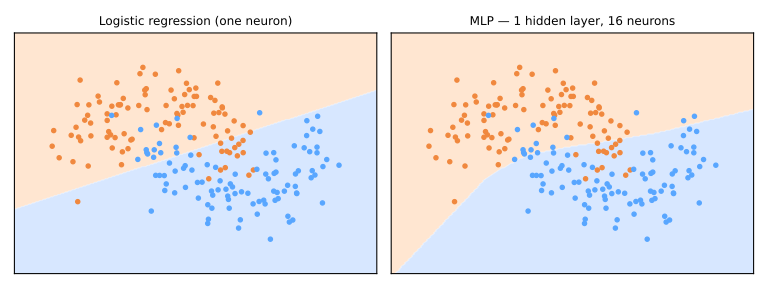

Python code for this plot:
import matplotlib.pyplot as plt
import numpy as np
from io import StringIO
from matplotlib.colors import ListedColormap
from sklearn.datasets import make_moons
from sklearn.linear_model import LogisticRegression
from sklearn.neural_network import MLPClassifier
from sklearn.pipeline import make_pipeline
from sklearn.preprocessing import StandardScaler

X, y = make_moons(n_samples=200, noise=0.25, random_state=0)

xx, yy = np.meshgrid(np.linspace(X[:, 0].min() - .5, X[:, 0].max() + .5, 200),
                     np.linspace(X[:, 1].min() - .5, X[:, 1].max() + .5, 200))
grid = np.c_[xx.ravel(), yy.ravel()]
cmap_bg = ListedColormap(['#ffe3cc', '#d3e5ff'])

models = [
    ('Logistic regression (one neuron)', LogisticRegression()),
    ('MLP — 1 hidden layer, 16 neurons',
     make_pipeline(StandardScaler(),
                   MLPClassifier(hidden_layer_sizes=(16,), max_iter=3000, random_state=1))),
]

fig, axes = plt.subplots(1, 2, figsize=(8, 3))
for ax, (title, clf) in zip(axes, models):
    clf.fit(X, y)
    Z = clf.predict(grid).reshape(xx.shape)
    ax.contourf(xx, yy, Z, cmap=cmap_bg, alpha=0.9)
    ax.scatter(X[y == 0, 0], X[y == 0, 1], c='#f0883e', s=10)
    ax.scatter(X[y == 1, 0], X[y == 1, 1], c='#58a6ff', s=10)
    ax.set_title(title, fontsize=9)
    ax.set_xticks([]); ax.set_yticks([])

plt.tight_layout()

buffer = StringIO()
plt.savefig(buffer, format="svg", transparent=True)
print(buffer.getvalue())

plt.close()
